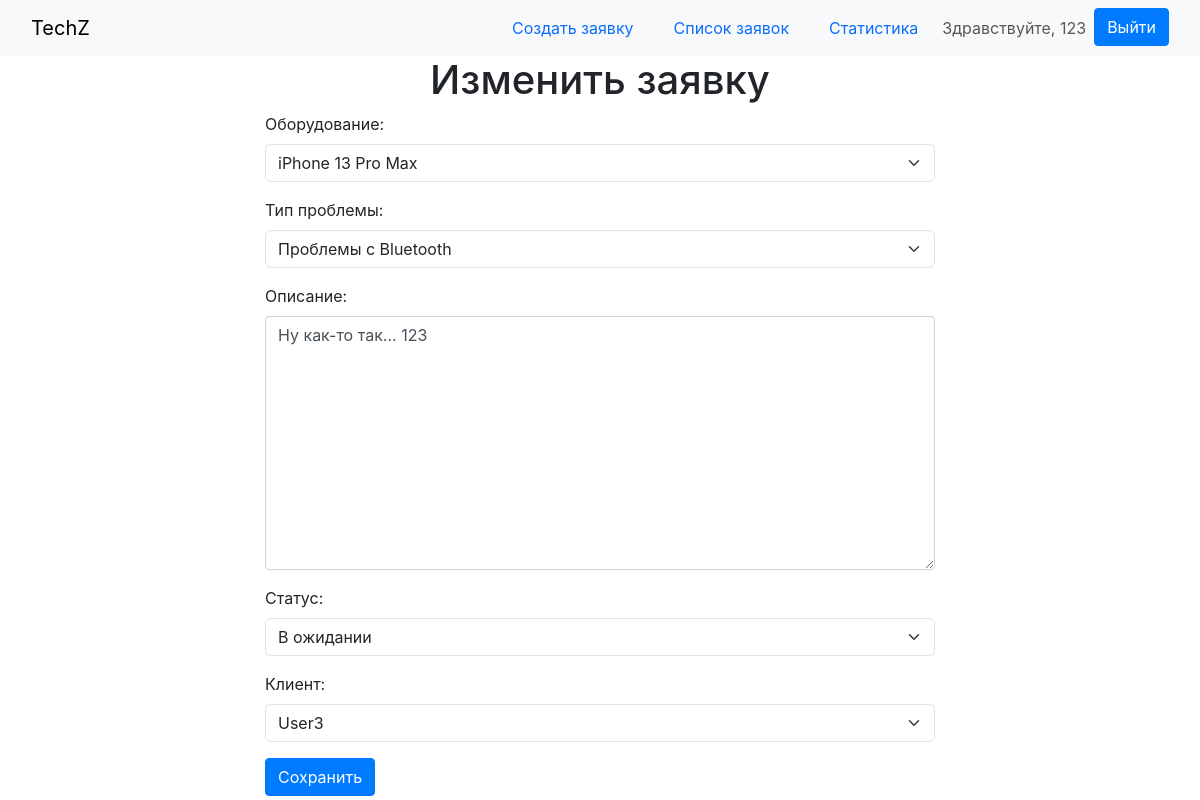
/tech/requests/11/edit (signed in), run on an earlier commit of the app's database.
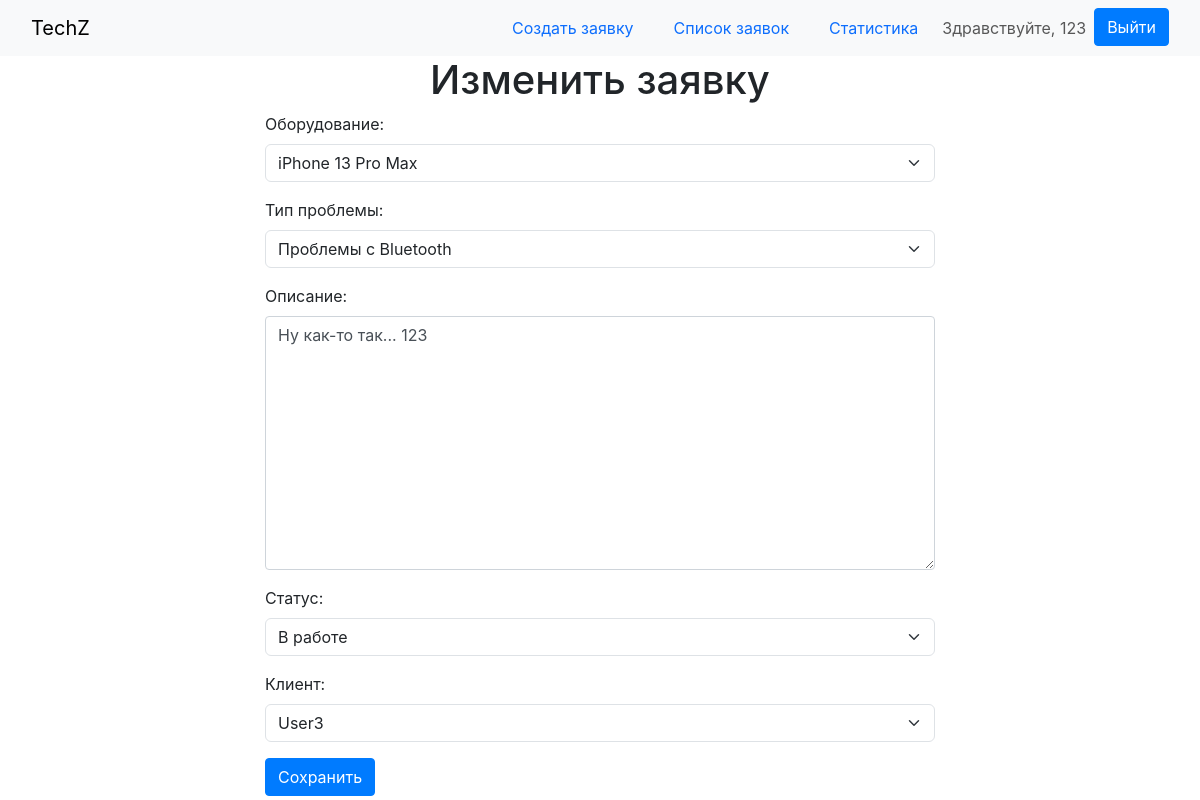
And on a later commit of the database.
### tech/models.py (models this page shows, shortened)
class Request(models.Model):
    number = models.AutoField(primary_key=True, verbose_name='Номер заявки')
    date_added = models.DateField(auto_now_add=True, verbose_name='Дата добавления')
    equipment = models.ForeignKey(Equipment, on_delete=models.CASCADE, verbose_name='Оборудование')
    issue_type = models.ForeignKey(IssueType, on_delete=models.CASCADE, verbose_name='Тип проблемы')
    description = models.TextField(verbose_name='Описание')
    client = models.ForeignKey(UserProfile, limit_choices_to={'role': 'user', 'user__is_staff': False},
                               on_delete=models.CASCADE, verbose_name='Клиент')
    status_choices = [
        ('pending', 'В ожидании'),
        ('in_progress', 'В работе'),
        ('completed', 'Выполнена'),
    ]
    status = models.CharField(max_length=20, choices=status_choices, default='pending', verbose_name='Статус')
    date_closed = models.DateField(null=True, blank=True, verbose_name='Дата закрытия')
    class Meta:
        verbose_name = 'Заявка'
        verbose_name_plural = 'Заявки'

### tech/views.py (the view)
# urls.py: path('requests/<int:pk>/edit', views.edit_request, name='edit_request'),
@login_required(login_url='login')
@user_passes_test(is_admin, login_url='login')
def edit_request(request, pk):
    request_obj = get_object_or_404(Request, pk=pk)
    if request.method == 'POST':
        form = RequestForm(request.POST, instance=request_obj)
        if form.is_valid():
            form.instance.client = form.cleaned_data.get('client')
            form.save()
            return redirect('request_detail', pk=pk)
    else:
        form = RequestForm(instance=request_obj)
        form.fields['client'].initial = request_obj.client
    return render(request, 'edit_request.html', {'form': form, 'request_obj': request_obj})

### tech/forms.py
class RequestForm(forms.ModelForm):
    equipment = forms.ModelChoiceField(
        queryset=Equipment.objects.all(),
        label='Оборудование:',
        widget=forms.Select(attrs={'class': 'form-select'})
    )
    issue_type = forms.ModelChoiceField(
        queryset=IssueType.objects.all(),
        label='Тип проблемы:',
        widget=forms.Select(attrs={'class': 'form-select'})
    )
    description = forms.CharField(
        widget=forms.Textarea(attrs={'class': 'form-control'}),
        label='Описание:'
    )
    status = forms.ChoiceField(
        choices=Request.status_choices,
        label='Статус:',
        widget=forms.Select(attrs={'class': 'form-select'})
    )
    client = forms.ModelChoiceField(
        queryset=UserProfile.objects.filter(role='user'),
        label='Клиент:',
        widget=forms.Select(attrs={'class': 'form-select'})
    )
    class Meta:
        model = Request
        fields = ['equipment', 'issue_type', 'description', 'status']

### tech/models.py (called while the page is built)
    def __str__(self):
        return self.user.username

    def __str__(self):
        return self.name

    def __str__(self):
        return self.name

### templates/edit_request.html (shortened to what this page needs)
{% extends 'base.html' %}
{% block content %}
    <h1 class="text-center">Изменить заявку</h1>
    <form method="post" class="form">
        {{ form.as_p }}
        <button type="submit" class="btn btn-primary">Сохранить</button>
    </form>
{% endblock %}

What changed in the data, as far as the page shows it:
changed Request "iPhone 13 Pro Max": status "В ожидании" → "В работе"
